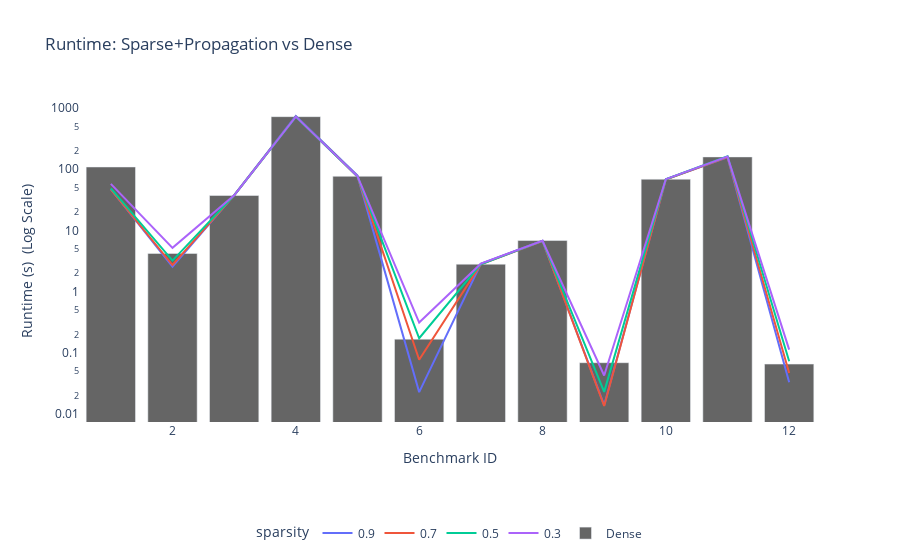
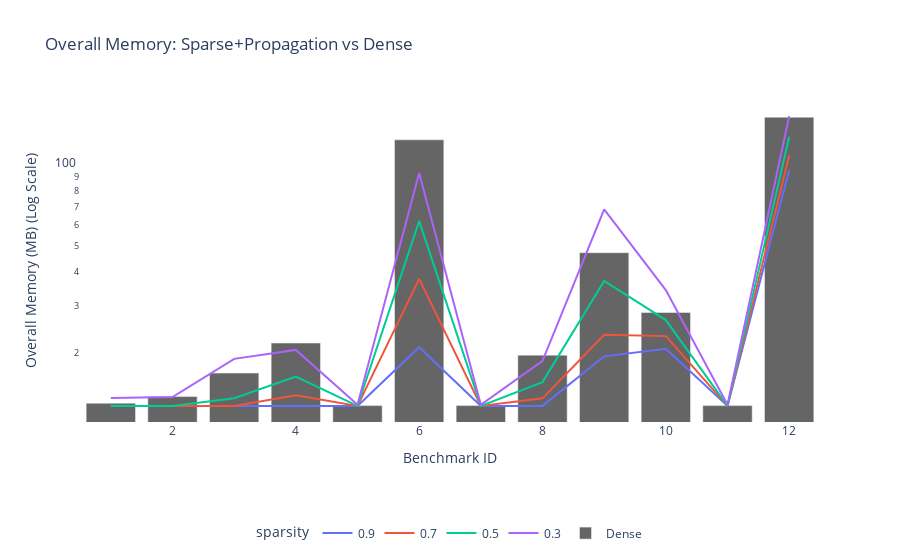
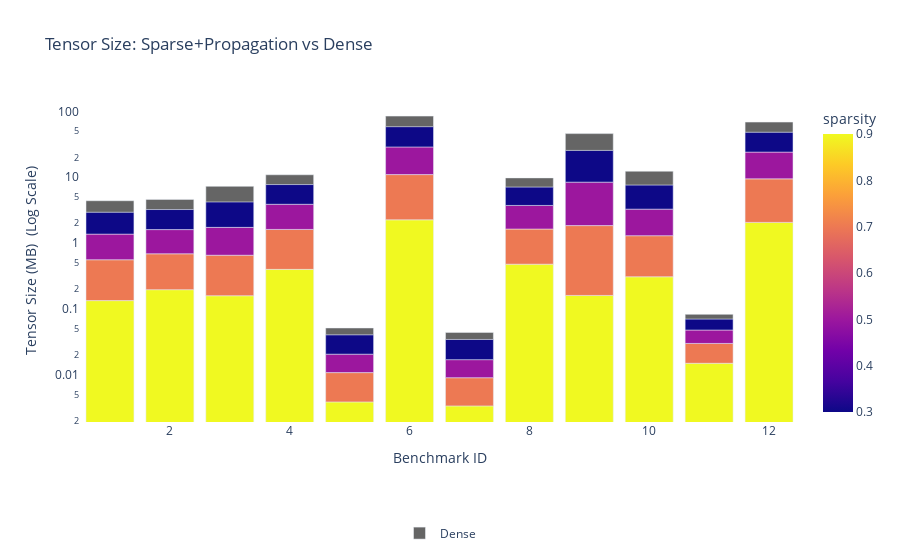

These figures' notebook cell, in order:
### Code cell
fig_runtime = px.line(
    full_sparse_df,
    x="benchmark_id",
    y="runtime",
    color="sparsity",
    labels={"benchmark_id": "Benchmark ID", "runtime": "Runtime (s)  (Log Scale)"},
    title="Runtime: Sparse+Propagation vs Dense", log_y=True,
)

fig_runtime.add_trace(
    go.Bar(
        x=full_dense_df["benchmark_id"],
        y=full_dense_df["runtime"],
        name="Dense",
        marker_color="black",
        opacity=0.6,
    )
)
fig_runtime.update_layout(legend=dict(orientation="h", yanchor="top", y=-0.3, xanchor="center", x=0.5), plot_bgcolor='white')
fig_runtime.show()

fig_memory = px.line(
    full_sparse_df,
    x="benchmark_id",
    y="overall_memory",
    color="sparsity",
    labels={"benchmark_id": "Benchmark ID", "overall_memory": "Overall Memory (MB) (Log Scale)"},
    title="Overall Memory: Sparse+Propagation vs Dense",log_y=True,
)
fig_memory.add_trace(
    go.Bar(
        x=full_dense_df["benchmark_id"],
        y=full_dense_df["overall_memory"],
        name="Dense",
        marker_color="black",
        opacity=0.6,
    )
)
fig_memory.update_layout(legend=dict(orientation="h", yanchor="top", y=-0.3, xanchor="center", x=0.5), plot_bgcolor='white')
fig_memory.show()

fig_tensors = px.bar(
    full_sparse_df,
    x="benchmark_id",
    y="tensors-size",
    color="sparsity",
    labels={"benchmark_id": "Benchmark ID", "tensors-size": "Tensor Size (MB)  (Log Scale)"},
    title="Tensor Size: Sparse+Propagation vs Dense", log_y=True,
)
fig_tensors.add_trace(
    go.Bar(
        x=full_dense_df["benchmark_id"],
        y=full_dense_df["tensors-size"],
        name="Dense",
        marker_color="black",
        opacity=0.6,
    )
)
fig_tensors.update_layout(legend=dict(orientation="h", yanchor="top", y=-0.3, xanchor="center", x=0.5), plot_bgcolor='white')
fig_tensors.show()
fig_tensors.write_image("my_plot.svg")

### Figure 1 — Plotly figure (JSON) as saved in the notebook; plotly's stock layout.template omitted (floating-point values rounded to 4 significant figures)
{"data": [{"hovertemplate": "sparsity=0.9<br>Benchmark ID=%{x}<br>Runtime (s)  (Log Scale)=%{y}<extra></extra>", "legendgroup": "0.9", "line": {"color": "#636efa", "dash": "solid"}, "marker": {"symbol": "circle"}, "mode": "lines", "name": "0.9", "orientation": "v", "showlegend": true, "type": "scatter", "x": [1, 2, 3, 4, 5, 6, 7, 8, 9, 10, 11, 12], "xaxis": "x", "y": [47.16, 2.545, 37.86, 740.6, 78.77, 0.02275, 2.849, 6.793, 0.0139, 68.6, 156.8, 0.03302], "yaxis": "y"}, {"hovertemplate": "sparsity=0.7<br>Benchmark ID=%{x}<br>Runtime (s)  (Log Scale)=%{y}<extra></extra>", "legendgroup": "0.7", "line": {"color": "#EF553B", "dash": "solid"}, "marker": {"symbol": "circle"}, "mode": "lines", "name": "0.7", "orientation": "v", "showlegend": true, "type": "scatter", "x": [1, 2, 3, 4, 5, 6, 7, 8, 9, 10, 11, 12], "xaxis": "x", "y": [47.08, 2.722, 37.51, 725.9, 76.46, 0.07703, 2.787, 6.731, 0.01354, 68.18, 158.5, 0.04676], "yaxis": "y"}, {"hovertemplate": "sparsity=0.5<br>Benchmark ID=%{x}<br>Runtime (s)  (Log Scale)=%{y}<extra></extra>", "legendgroup": "0.5", "line": {"color": "#00cc96", "dash": "solid"}, "marker": {"symbol": "circle"}, "mode": "lines", "name": "0.5", "orientation": "v", "showlegend": true, "type": "scatter", "x": [1, 2, 3, 4, 5, 6, 7, 8, 9, 10, 11, 12], "xaxis": "x", "y": [48.62, 3.212, 37.4, 722.2, 76.47, 0.1727, 2.806, 6.741, 0.02293, 68.52, 163.5, 0.07249], "yaxis": "y"}, {"hovertemplate": "sparsity=0.3<br>Benchmark ID=%{x}<br>Runtime (s)  (Log Scale)=%{y}<extra></extra>", "legendgroup": "0.3", "line": {"color": "#ab63fa", "dash": "solid"}, "marker": {"symbol": "circle"}, "mode": "lines", "name": "0.3", "orientation": "v", "showlegend": true, "type": "scatter", "x": [1, 2, 3, 4, 5, 6, 7, 8, 9, 10, 11, 12], "xaxis": "x", "y": [57.86, 5.201, 37.54, 725.4, 76.69, 0.3124, 2.862, 6.777, 0.04246, 68.94, 161.2, 0.1124], "yaxis": "y"}, {"marker": {"color": "black"}, "name": "Dense", "opacity": 0.6, "type": "bar", "x": [1, 2, 3, 4, 5, 6, 7, 8, 9, 10, 11, 12], "y": [109.1, 4.209, 37.27, 725.3, 76.76, 0.1672, 2.808, 6.843, 0.06885, 68.88, 159.4, 0.06531]}], "layout": {"legend": {"orientation": "h", "title": {"text": "sparsity"}, "tracegroupgap": 0, "x": 0.5, "xanchor": "center", "y": -0.3, "yanchor": "top"}, "plot_bgcolor": "white", "title": {"text": "Runtime: Sparse+Propagation vs Dense"}, "xaxis": {"anchor": "y", "domain": [0, 1], "title": {"text": "Benchmark ID"}}, "yaxis": {"anchor": "x", "domain": [0, 1], "title": {"text": "Runtime (s)  (Log Scale)"}, "type": "log"}}}

### Figure 2 — Plotly figure (JSON) as saved in the notebook; plotly's stock layout.template omitted (floating-point values rounded to 4 significant figures)
{"data": [{"hovertemplate": "sparsity=0.9<br>Benchmark ID=%{x}<br>Overall Memory (MB) (Log Scale)=%{y}<extra></extra>", "legendgroup": "0.9", "line": {"color": "#636efa", "dash": "solid"}, "marker": {"symbol": "circle"}, "mode": "lines", "name": "0.9", "orientation": "v", "showlegend": true, "type": "scatter", "x": [1, 2, 3, 4, 5, 6, 7, 8, 9, 10, 11, 12], "xaxis": "x", "y": [12.75, 12.75, 12.75, 12.75, 12.75, 21.06, 12.75, 12.75, 19.48, 20.77, 12.75, 95.7], "yaxis": "y"}, {"hovertemplate": "sparsity=0.7<br>Benchmark ID=%{x}<br>Overall Memory (MB) (Log Scale)=%{y}<extra></extra>", "legendgroup": "0.7", "line": {"color": "#EF553B", "dash": "solid"}, "marker": {"symbol": "circle"}, "mode": "lines", "name": "0.7", "orientation": "v", "showlegend": true, "type": "scatter", "x": [1, 2, 3, 4, 5, 6, 7, 8, 9, 10, 11, 12], "xaxis": "x", "y": [12.75, 12.75, 12.75, 13.97, 12.75, 37.75, 12.75, 13.6, 23.4, 23.15, 12.75, 108.5], "yaxis": "y"}, {"hovertemplate": "sparsity=0.5<br>Benchmark ID=%{x}<br>Overall Memory (MB) (Log Scale)=%{y}<extra></extra>", "legendgroup": "0.5", "line": {"color": "#00cc96", "dash": "solid"}, "marker": {"symbol": "circle"}, "mode": "lines", "name": "0.5", "orientation": "v", "showlegend": true, "type": "scatter", "x": [1, 2, 3, 4, 5, 6, 7, 8, 9, 10, 11, 12], "xaxis": "x", "y": [12.75, 12.75, 13.62, 16.38, 12.75, 61.86, 12.75, 15.62, 37.1, 26.55, 12.75, 127.2], "yaxis": "y"}, {"hovertemplate": "sparsity=0.3<br>Benchmark ID=%{x}<br>Overall Memory (MB) (Log Scale)=%{y}<extra></extra>", "legendgroup": "0.3", "line": {"color": "#ab63fa", "dash": "solid"}, "marker": {"symbol": "circle"}, "mode": "lines", "name": "0.3", "orientation": "v", "showlegend": true, "type": "scatter", "x": [1, 2, 3, 4, 5, 6, 7, 8, 9, 10, 11, 12], "xaxis": "x", "y": [13.65, 13.75, 19.06, 20.57, 12.88, 93.41, 12.88, 18.75, 68.35, 34.33, 12.88, 151.8], "yaxis": "y"}, {"marker": {"color": "black"}, "name": "Dense", "opacity": 0.6, "type": "bar", "x": [1, 2, 3, 4, 5, 6, 7, 8, 9, 10, 11, 12], "y": [13.05, 13.81, 16.88, 21.82, 12.78, 123.9, 12.78, 19.67, 47.23, 28.33, 12.78, 150.4]}], "layout": {"legend": {"orientation": "h", "title": {"text": "sparsity"}, "tracegroupgap": 0, "x": 0.5, "xanchor": "center", "y": -0.3, "yanchor": "top"}, "plot_bgcolor": "white", "title": {"text": "Overall Memory: Sparse+Propagation vs Dense"}, "xaxis": {"anchor": "y", "domain": [0, 1], "title": {"text": "Benchmark ID"}}, "yaxis": {"anchor": "x", "domain": [0, 1], "title": {"text": "Overall Memory (MB) (Log Scale)"}, "type": "log"}}}

### Figure 3 — Plotly figure (JSON) as saved in the notebook; plotly's stock layout.template omitted (floating-point values rounded to 4 significant figures)
{"data": [{"hovertemplate": "Benchmark ID=%{x}<br>Tensor Size (MB)  (Log Scale)=%{y}<br>sparsity=%{marker.color}<extra></extra>", "legendgroup": "", "marker": {"color": [0.9, 0.9, 0.9, 0.9, 0.9, 0.9, 0.9, 0.9, 0.9, 0.9, 0.9, 0.9, 0.7, 0.7, 0.7, 0.7, 0.7, 0.7, 0.7, 0.7, 0.7, 0.7, 0.7, 0.7, 0.5, 0.5, 0.5, 0.5, 0.5, 0.5, 0.5, 0.5, 0.5, 0.5, 0.5, 0.5, 0.3, 0.3, 0.3, 0.3, 0.3, 0.3, 0.3, 0.3, 0.3, 0.3, 0.3, 0.3], "coloraxis": "coloraxis", "pattern": {"shape": ""}}, "name": "", "orientation": "v", "showlegend": false, "textposition": "auto", "type": "bar", "x": [1, 2, 3, 4, 5, 6, 7, 8, 9, 10, 11, 12, 1, 2, 3, 4, 5, 6, 7, 8, 9, 10, 11, 12, 1, 2, 3, 4, 5, 6, 7, 8, 9, 10, 11, 12, 1, 2, 3, 4, 5, 6, 7, 8, 9, 10, 11, 12], "xaxis": "x", "y": [0.1338, 0.1961, 0.1587, 0.3987, 0.003876, 2.254, 0.003372, 0.4778, 0.1602, 0.3077, 0.01496, 2.06, 0.4243, 0.4912, 0.495, 1.212, 0.00692, 8.694, 0.005661, 1.156, 1.682, 0.9858, 0.01496, 7.373, 0.8089, 0.9144, 1.077, 2.268, 0.009781, 17.82, 0.00795, 2.09, 6.567, 1.98, 0.01792, 14.61, 1.57, 1.626, 2.487, 3.852, 0.01991, 29.71, 0.01742, 3.361, 17.07, 4.329, 0.02236, 24.09], "yaxis": "y"}, {"marker": {"color": "black"}, "name": "Dense", "opacity": 0.6, "type": "bar", "x": [1, 2, 3, 4, 5, 6, 7, 8, 9, 10, 11, 12], "y": [1.454, 1.375, 3.05, 3.152, 0.01092, 26.12, 0.009636, 2.675, 20.4, 4.721, 0.0126, 20.51]}], "layout": {"barmode": "relative", "coloraxis": {"colorbar": {"title": {"text": "sparsity"}}, "colorscale": [[0, "#0d0887"], [0.1111, "#46039f"], [0.2222, "#7201a8"], [0.3333, "#9c179e"], [0.4444, "#bd3786"], [0.5556, "#d8576b"], [0.6667, "#ed7953"], [0.7778, "#fb9f3a"], [0.8889, "#fdca26"], [1, "#f0f921"]]}, "legend": {"orientation": "h", "tracegroupgap": 0, "x": 0.5, "xanchor": "center", "y": -0.3, "yanchor": "top"}, "plot_bgcolor": "white", "title": {"text": "Tensor Size: Sparse+Propagation vs Dense"}, "xaxis": {"anchor": "y", "domain": [0, 1], "title": {"text": "Benchmark ID"}}, "yaxis": {"anchor": "x", "domain": [0, 1], "title": {"text": "Tensor Size (MB)  (Log Scale)"}, "type": "log"}}}
